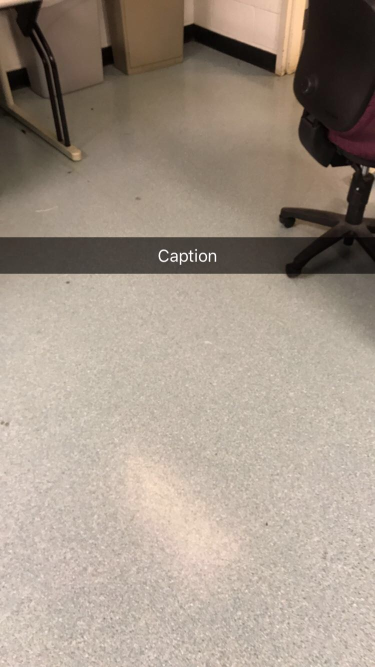
%> input picture Simple.JPG, 750 x 1334 px (shown at 1/2 size)
$ octave main2.m   (GNU Octave 9; MATLAB toolbox functions it lacks are replaced by stand-ins)
%> lines starting %> are read from the running program, lines starting %| are printed output that depends on the picture; in (x1, y1, x2, y2) boxes, pixels count from 0 and x2, y2 are one past the last pixel; in counts of white or black regions, pixels touching at a corner belong together; the program's own positions count from 1
### gray2rgb.m
function [Image]=gray2rgb(Image)
%Gives a grayscale image an extra dimension
%in order to use color within it
[m n]=size(Image);
rgb=zeros(m,n,3);
rgb(:,:,1)=Image;
rgb(:,:,2)=rgb(:,:,1);
rgb(:,:,3)=rgb(:,:,1);
Image=rgb/255;
end

### main2.m
%% ECES 435 Snapchat Remove Caption Project
% Matt Giovannucci
% David Tigreros
clc; clear; close all;

%% Project Code
% testImage.pic = imread('Simple.JPG');
testImage = imread('Simple.JPG');
%> testImage is the input picture: size 1334x750x3 uint8; mean R, G, B 162.1, 148.6, 135.5

imshow(testImage)
title('Original Image');


%% Houghline Transform to isolate caption box

testImage_bw = im2bw(testImage, 0.5);
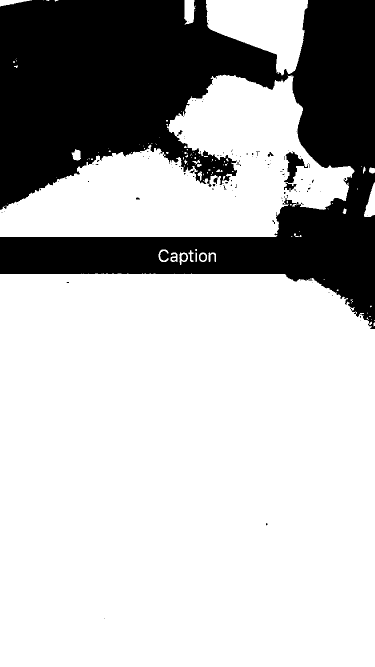
%> testImage_bw: size 1334x750 logical (shown at 1/2 size); 72.4% white; 108 black regions (97 under 20 px), largest, box (x1, y1, x2, y2) and area: (0, 0, 750, 658) 273739, (568, 303, 618, 384) 1447, (401, 508, 411, 521) 107
testImage_bw_edge = edge(testImage_bw,'canny');
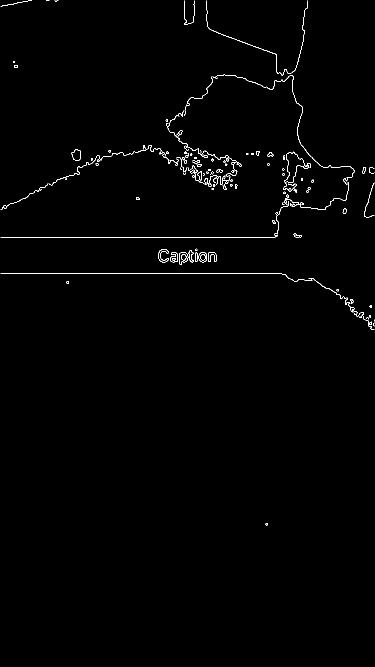
%> testImage_bw_edge: size 1334x750 logical (shown at 1/2 size); 0.74% white in thin lines or dots, all inside (x1, y1, x2, y2) = (1, 1, 749, 1051)
[H,T,R] = hough(testImage_bw_edge);
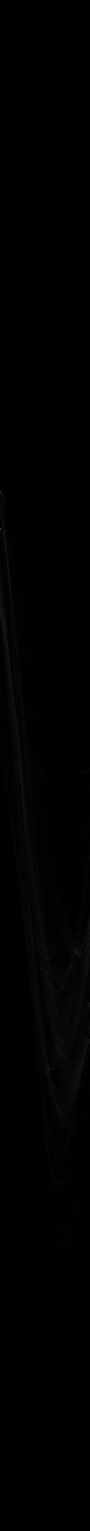
%> H: size 3061x180 double (shown at 1/2 size); min 0, max 563, mean 2.4; drawn with min black and max white
%> T = 180 values from -90 to 89; R = 3061 values from -1530 to 1530

% imshow(H,[],'XData',T,'YData',R,...
%             'InitialMagnification','fit');
% xlabel('\theta'), ylabel('\rho');
% axis on, axis normal, hold on;
%
%
P  = houghpeaks(H,5,'threshold',ceil(0.3*max(H(:))));
%> P = [984 1; 1057 1]
x = T(P(:,2)); y = R(P(:,1));
%> after `x = T(P(:,2))`: x = [-90 -90]
%> after `y = R(P(:,1))`: y = [-547 -474]
% plot(x,y,'s','color','white');


lines = houghlines(testImage_bw_edge,T,R,P,'FillGap',5,'MinLength',300);
%> lines = 2 lines; point1 to point2 (x, y): (2, 548) to (564, 548), (2, 475) to (551, 475)
figure; h1 = imshow(testImage); hold on;
max_len = 0;
snaplines_y = [];

for k = 1:length(lines)

    if lines(k).theta ~= -90 % Added this to cancel out and non horizontal lines
       continue;
    end

   xy = [lines(k).point1; lines(k).point2];
    xy(2,1)=750;
    xy(1,1) = 0;
   plot(xy(:,1),xy(:,2),'LineWidth',2,'Color','green');
   snaplines_y(length(snaplines_y)+1) = lines(k).point2(2);

   % [10 lines of commented-out code are left out]
end
%> this loop made 2 passes
%> after the loop, snaplines_y = [548 475]; xy = [0 475; 750 475]

hold on

%% Contrast Adjustment to differentiate text
snap_box_bw = ~im2bw(testImage, 0.9);
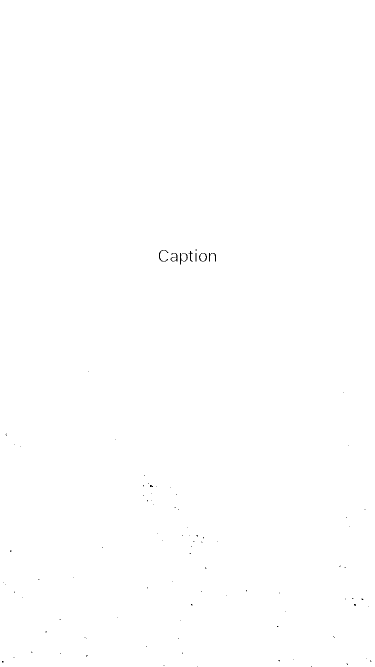
%> snap_box_bw: size 1334x750 logical (shown at 1/2 size); 99.9% white; black in thin lines or dots, all inside (x1, y1, x2, y2) = (4, 499, 743, 1334)


blob_region = regionprops(snap_box_bw,'Area');
%> blob_region = 1 region; Area: 999735
bw_label = bwlabel(snap_box_bw);


Rows = 74;
Col = 750;

for k = 1:Rows
    for j = 1:Col
        if(bw_label(k,j) ~= 1)
            bw_label(k,j) = 0;
        end
    end

end

max_reg = bw_label;
[B,L] = bwboundaries(max_reg);
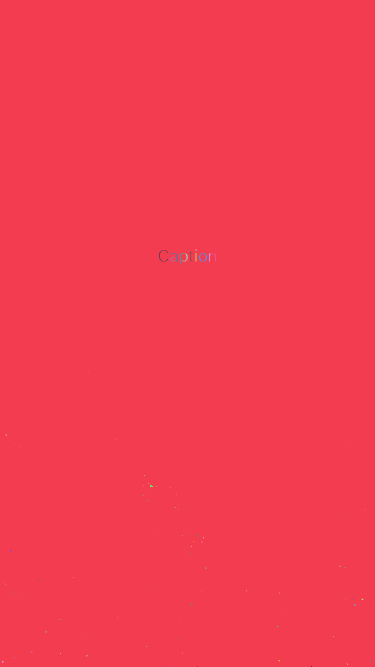
%> L: size 1334x750 double (shown at 1/2 size); 104 distinct labels, from 0 to 103; one colour per label, 0 black
%> B = 103 boundaries; largest, box (x1, y1, x2, y2) and points: (0, 0, 750, 1334) 4167, (318, 500, 337, 523) 96, (377, 502, 386, 523) 54, (342, 506, 355, 523) 52, (360, 506, 364, 529) 48

hold on
max_y = snaplines_y(2);
%> max_y = 475
min_y = snaplines_y(1);
%> min_y = 548
max_x = 0;
min_x = 750;


for k = 1:size(B)
   boundary = B{k};

   if(and(boundary(:,1) > snaplines_y(2), boundary(:,1) < snaplines_y(1)) )
        plot(boundary(:,2), boundary(:,1), 'm', 'LineWidth', 1.5)
        % find highest and lowest y values
        if( max(boundary(:,1)) > max_y)
           max_y = max(boundary(:,1));
        end
        if(max(boundary(:,1)) < min_y)
           min_y = max(boundary(:,1));
        end

        % find highest and lowest x and y values
        if( max(boundary(:,2)) > max_x)
           max_x = max(boundary(:,2));
        end
        if(max(boundary(:,2)) < min_x)
           min_x = max(boundary(:,2));
        end
   end

end
%> this loop made 103 passes
%> (max_y, min_y, max_x, min_x) on pass 40: (523, 523, 337, 337)
%> (boundary, min_y, max_x) on pass 54: ([508 365; 508 366; 508 365], 508, 366)
%> after the loop, max_x = 432; min_y = 501
title('Image with isolated text and caption box')

%% Inpaint the text with found values

% create polygon region to fill
fact = 10;
max_y = max_y+fact;
%> max_y = 539
min_y = min_y-fact;
%> min_y = 491
max_x = max_x+fact;
%> max_x = 442
min_x = min_x-fact;
%> min_x = 327
diff_x = (max_x - min_x);
%> diff_x = 115
left_x = min_x - diff_x;
%> left_x = 212
right_x = max_x + diff_x;
%> right_x = 557

diff_y = (max_y - min_y);
%> diff_y = 48
mid_y = min_y + diff_y;
%> mid_y = 539

ro_x = [min_x max_x right_x max_x min_x left_x];
%> ro_x = [327 442 557 442 327 212]
ro_y = [min_y min_y mid_y max_y max_y mid_y];
%> ro_y = [491 491 539 539 539 539]

testImage_gray = rgb2gray(testImage);
J = regionfill(testImage_gray,ro_x,ro_y);
figure
imshow(J)

testImage_noText = gray2rgb(J);
%> in gray2rgb, `rgb(:,:,1)=Image;`:
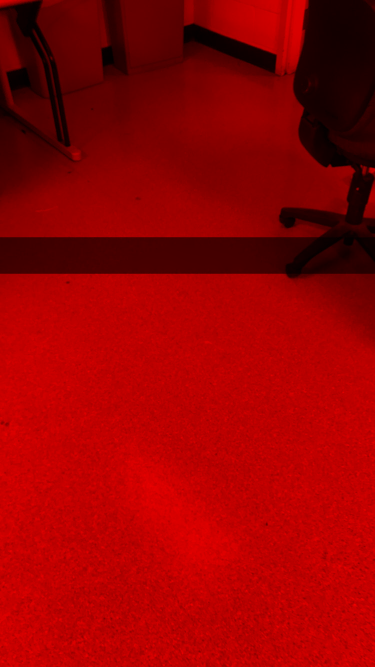
%> rgb: size 1334x750x3 double (shown at 1/2 size); mean R, G, B 151, 0, 0
%> in gray2rgb, `rgb(:,:,2)=rgb(:,:,1);`:
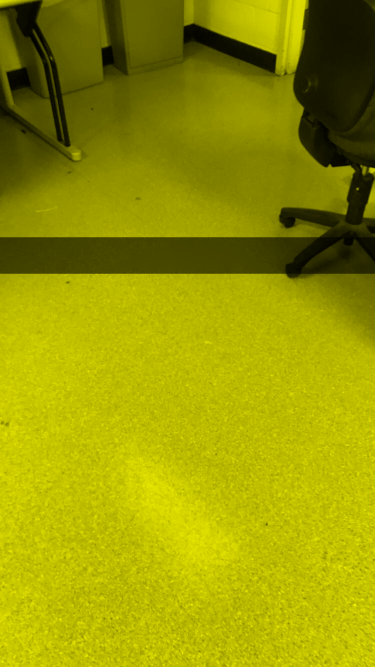
%> rgb: size 1334x750x3 double (shown at 1/2 size); mean R, G, B 151, 151, 0

testImage_noText = im2uint8(testImage_noText);

% change the rgb values of the gray image image to be same as original
% except for what was in the caption bar
[ROW COL RGB] = size(testImage);
%> ROW = 1334; COL = 750; RGB = 3
%> (the run ends here)
